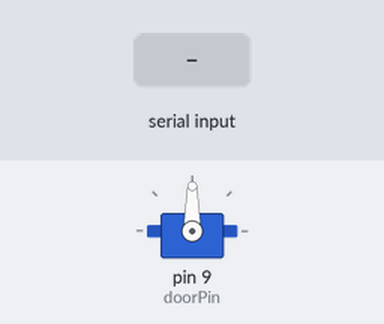
Recording of a sketch running on a simulated Arduino Uno, built with avr-gcc and run on an emulated ATmega328P. On the bench: servo. The inputs (shaded band) are chosen by the test bench.

Above: at 1.2 s.
1.3 s: "1" received over Serial
At 2.2 s:
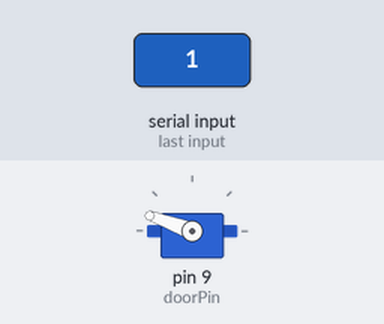
2.8 s: "0" received over Serial
At 3.4 s:
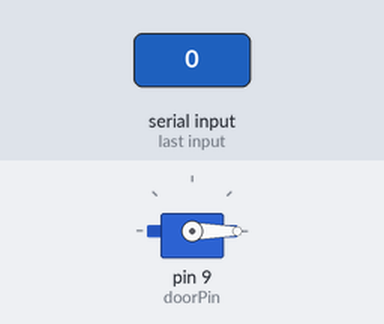
Timing chart, 0 to 5.8 s (numbered marks = the images above; inputs shaded):
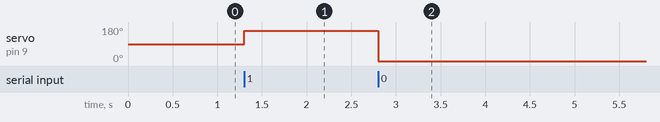

Measured:
- after the input at 1.3 s, servo on pin 9 (doorPin): 90° → 160° at once
- after the input at 2.8 s, servo on pin 9 (doorPin): 160° → 0° at once

The sketch:

doorController.ino
```cpp
#include<Servo.h>
const int doorPin = 9; // Replace 9 with the actual pin number for the door servo
const int indicatorPin = 13; // Replace 13 with the actual pin number for the indicator

Servo door;


void setup() {
  Serial.begin(9600);
  door.attach(doorPin);

}

void loop() {
  while (1){
    if (Serial.available() > 0) {
    char cmd = Serial.read();
    if (cmd == '1') {

      door.write(160);
      delay(15);
    } else if (cmd == '0') {

      door.write(0);
      delay(15);
    }
  }
  }
}
```
